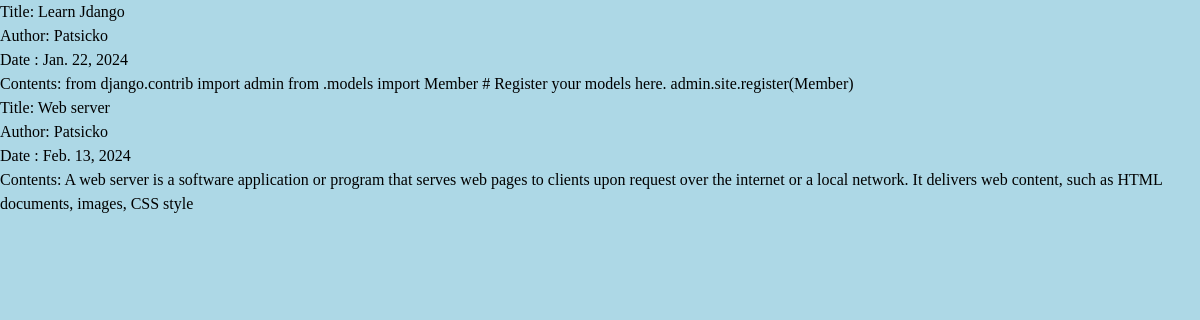
Screenshot of /blogs with the database file from the repository.
### home/models.py (models this page shows, shortened)
class Blog(models.Model):
    title = models.CharField(max_length=255)
    author = models.CharField(max_length=200)
    date = models.DateField(max_length=200)
    contents = models.CharField(max_length=200)

### home/views.py (the view)
# urls.py: path("blogs",views.blogs, name = "blogs"),
def blogs(request):
    blogs = Blog.objects.all().values()
    template = loader.get_template("blogs.html")
    context ={
        "blogs":blogs
    }
    return HttpResponse(template.render(context,request))

### home/templates/blogs.html (shortened to what this page needs)
{% extends "master.html" %}
{% block content %}
<div>
    {% for blog in blogs %}
    <div>
      Title:  {{blog.title}} <br>
       Author: {{blog.author}} <br>
      Date :  {{blog.date}} <br>
      Contents:  {{blog.contents}}
    </div>
    {% endfor %}
</div>
{% endblock %}

### home/static/style.css (style rules this page uses)
body { background-color: lightblue; font-family: verdana; }

### rows the page displays
Blog: title "Learn Jdango", author "Patsicko", date "Jan. 22, 2024", contents "from django.contrib import admin from .models import Member # Register your models here. admin.site.register(Member)"
Blog: title "Web server", author "Patsicko", date "Feb. 13, 2024", contents "A web server is a software application or program that serves web pages to clients upon request over the internet or a local network. It delivers web content, such as HTML documents, images, CSS style"
